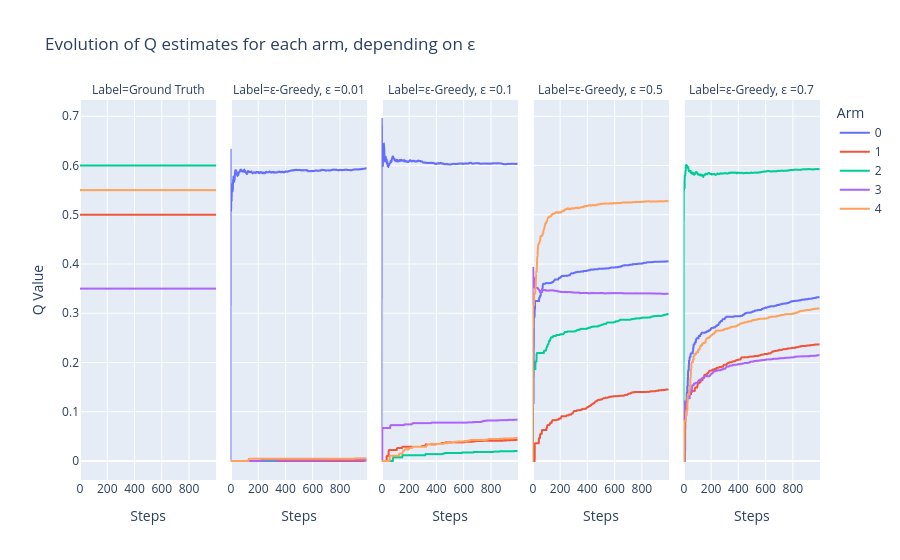

This figure's notebook cell:
### Code cell
def plot_Q_evolution(Q_t):
    """
    Plots the Q-values for each arm over time.
    Parameters:
    Q_t (DataFrame): DataFrame containing Q-values for each arm.    
    """
    Q_melt = Q_t.reset_index(names=["Steps"])\
       .melt(id_vars=["Steps","Label"], var_name="Arm", value_name="Q Value")
    fig = px.line(Q_melt, x="Steps", y="Q Value", color="Arm",
                  facet_col="Label",
                  #width=800, height=400
                  title=f"Evolution of Q estimates for each arm, depending on ε")
    fig.show()

plot_Q_evolution(Q_t_eps)

### Figure 1 — Plotly figure (JSON) as saved in the notebook; plotly's stock layout.template omitted (floating-point values rounded to 4 significant figures; data arrays with more than 128 entries replaced by an {"elided": "..."} marker saying what was removed)
{"data": [{"hovertemplate": "Arm=0<br>Label=Ground Truth<br>Steps=%{x}<br>Q Value=%{y}<extra></extra>", "legendgroup": "0", "line": {"color": "#636efa", "dash": "solid"}, "marker": {"symbol": "circle"}, "mode": "lines", "name": "0", "showlegend": true, "type": "scattergl", "x": {"elided": "1000 int values"}, "xaxis": "x", "y": {"elided": "1000 float values"}, "yaxis": "y"}, {"hovertemplate": "Arm=0<br>Label=ε-Greedy, ε =0.01<br>Steps=%{x}<br>Q Value=%{y}<extra></extra>", "legendgroup": "0", "line": {"color": "#636efa", "dash": "solid"}, "marker": {"symbol": "circle"}, "mode": "lines", "name": "0", "showlegend": false, "type": "scattergl", "x": {"elided": "1000 int values"}, "xaxis": "x2", "y": {"elided": "1000 float values"}, "yaxis": "y2"}, {"hovertemplate": "Arm=0<br>Label=ε-Greedy, ε =0.1<br>Steps=%{x}<br>Q Value=%{y}<extra></extra>", "legendgroup": "0", "line": {"color": "#636efa", "dash": "solid"}, "marker": {"symbol": "circle"}, "mode": "lines", "name": "0", "showlegend": false, "type": "scattergl", "x": {"elided": "1000 int values"}, "xaxis": "x3", "y": {"elided": "1000 float values"}, "yaxis": "y3"}, {"hovertemplate": "Arm=0<br>Label=ε-Greedy, ε =0.5<br>Steps=%{x}<br>Q Value=%{y}<extra></extra>", "legendgroup": "0", "line": {"color": "#636efa", "dash": "solid"}, "marker": {"symbol": "circle"}, "mode": "lines", "name": "0", "showlegend": false, "type": "scattergl", "x": {"elided": "1000 int values"}, "xaxis": "x4", "y": {"elided": "1000 float values"}, "yaxis": "y4"}, {"hovertemplate": "Arm=0<br>Label=ε-Greedy, ε =0.7<br>Steps=%{x}<br>Q Value=%{y}<extra></extra>", "legendgroup": "0", "line": {"color": "#636efa", "dash": "solid"}, "marker": {"symbol": "circle"}, "mode": "lines", "name": "0", "showlegend": false, "type": "scattergl", "x": {"elided": "1000 int values"}, "xaxis": "x5", "y": {"elided": "1000 float values"}, "yaxis": "y5"}, {"hovertemplate": "Arm=1<br>Label=Ground Truth<br>Steps=%{x}<br>Q Value=%{y}<extra></extra>", "legendgroup": "1", "line": {"color": "#EF553B", "dash": "solid"}, "marker": {"symbol": "circle"}, "mode": "lines", "name": "1", "showlegend": true, "type": "scattergl", "x": {"elided": "1000 int values"}, "xaxis": "x", "y": {"elided": "1000 float values"}, "yaxis": "y"}, {"hovertemplate": "Arm=1<br>Label=ε-Greedy, ε =0.01<br>Steps=%{x}<br>Q Value=%{y}<extra></extra>", "legendgroup": "1", "line": {"color": "#EF553B", "dash": "solid"}, "marker": {"symbol": "circle"}, "mode": "lines", "name": "1", "showlegend": false, "type": "scattergl", "x": {"elided": "1000 int values"}, "xaxis": "x2", "y": {"elided": "1000 float values"}, "yaxis": "y2"}, {"hovertemplate": "Arm=1<br>Label=ε-Greedy, ε =0.1<br>Steps=%{x}<br>Q Value=%{y}<extra></extra>", "legendgroup": "1", "line": {"color": "#EF553B", "dash": "solid"}, "marker": {"symbol": "circle"}, "mode": "lines", "name": "1", "showlegend": false, "type": "scattergl", "x": {"elided": "1000 int values"}, "xaxis": "x3", "y": {"elided": "1000 float values"}, "yaxis": "y3"}, {"hovertemplate": "Arm=1<br>Label=ε-Greedy, ε =0.5<br>Steps=%{x}<br>Q Value=%{y}<extra></extra>", "legendgroup": "1", "line": {"color": "#EF553B", "dash": "solid"}, "marker": {"symbol": "circle"}, "mode": "lines", "name": "1", "showlegend": false, "type": "scattergl", "x": {"elided": "1000 int values"}, "xaxis": "x4", "y": {"elided": "1000 float values"}, "yaxis": "y4"}, {"hovertemplate": "Arm=1<br>Label=ε-Greedy, ε =0.7<br>Steps=%{x}<br>Q Value=%{y}<extra></extra>", "legendgroup": "1", "line": {"color": "#EF553B", "dash": "solid"}, "marker": {"symbol": "circle"}, "mode": "lines", "name": "1", "showlegend": false, "type": "scattergl", "x": {"elided": "1000 int values"}, "xaxis": "x5", "y": {"elided": "1000 float values"}, "yaxis": "y5"}, {"hovertemplate": "Arm=2<br>Label=Ground Truth<br>Steps=%{x}<br>Q Value=%{y}<extra></extra>", "legendgroup": "2", "line": {"color": "#00cc96", "dash": "solid"}, "marker": {"symbol": "circle"}, "mode": "lines", "name": "2", "showlegend": true, "type": "scattergl", "x": {"elided": "1000 int values"}, "xaxis": "x", "y": {"elided": "1000 float values"}, "yaxis": "y"}, {"hovertemplate": "Arm=2<br>Label=ε-Greedy, ε =0.01<br>Steps=%{x}<br>Q Value=%{y}<extra></extra>", "legendgroup": "2", "line": {"color": "#00cc96", "dash": "solid"}, "marker": {"symbol": "circle"}, "mode": "lines", "name": "2", "showlegend": false, "type": "scattergl", "x": {"elided": "1000 int values"}, "xaxis": "x2", "y": {"elided": "1000 float values"}, "yaxis": "y2"}, {"hovertemplate": "Arm=2<br>Label=ε-Greedy, ε =0.1<br>Steps=%{x}<br>Q Value=%{y}<extra></extra>", "legendgroup": "2", "line": {"color": "#00cc96", "dash": "solid"}, "marker": {"symbol": "circle"}, "mode": "lines", "name": "2", "showlegend": false, "type": "scattergl", "x": {"elided": "1000 int values"}, "xaxis": "x3", "y": {"elided": "1000 float values"}, "yaxis": "y3"}, {"hovertemplate": "Arm=2<br>Label=ε-Greedy, ε =0.5<br>Steps=%{x}<br>Q Value=%{y}<extra></extra>", "legendgroup": "2", "line": {"color": "#00cc96", "dash": "solid"}, "marker": {"symbol": "circle"}, "mode": "lines", "name": "2", "showlegend": false, "type": "scattergl", "x": {"elided": "1000 int values"}, "xaxis": "x4", "y": {"elided": "1000 float values"}, "yaxis": "y4"}, {"hovertemplate": "Arm=2<br>Label=ε-Greedy, ε =0.7<br>Steps=%{x}<br>Q Value=%{y}<extra></extra>", "legendgroup": "2", "line": {"color": "#00cc96", "dash": "solid"}, "marker": {"symbol": "circle"}, "mode": "lines", "name": "2", "showlegend": false, "type": "scattergl", "x": {"elided": "1000 int values"}, "xaxis": "x5", "y": {"elided": "1000 float values"}, "yaxis": "y5"}, {"hovertemplate": "Arm=3<br>Label=Ground Truth<br>Steps=%{x}<br>Q Value=%{y}<extra></extra>", "legendgroup": "3", "line": {"color": "#ab63fa", "dash": "solid"}, "marker": {"symbol": "circle"}, "mode": "lines", "name": "3", "showlegend": true, "type": "scattergl", "x": {"elided": "1000 int values"}, "xaxis": "x", "y": {"elided": "1000 float values"}, "yaxis": "y"}, {"hovertemplate": "Arm=3<br>Label=ε-Greedy, ε =0.01<br>Steps=%{x}<br>Q Value=%{y}<extra></extra>", "legendgroup": "3", "line": {"color": "#ab63fa", "dash": "solid"}, "marker": {"symbol": "circle"}, "mode": "lines", "name": "3", "showlegend": false, "type": "scattergl", "x": {"elided": "1000 int values"}, "xaxis": "x2", "y": {"elided": "1000 float values"}, "yaxis": "y2"}, {"hovertemplate": "Arm=3<br>Label=ε-Greedy, ε =0.1<br>Steps=%{x}<br>Q Value=%{y}<extra></extra>", "legendgroup": "3", "line": {"color": "#ab63fa", "dash": "solid"}, "marker": {"symbol": "circle"}, "mode": "lines", "name": "3", "showlegend": false, "type": "scattergl", "x": {"elided": "1000 int values"}, "xaxis": "x3", "y": {"elided": "1000 float values"}, "yaxis": "y3"}, {"hovertemplate": "Arm=3<br>Label=ε-Greedy, ε =0.5<br>Steps=%{x}<br>Q Value=%{y}<extra></extra>", "legendgroup": "3", "line": {"color": "#ab63fa", "dash": "solid"}, "marker": {"symbol": "circle"}, "mode": "lines", "name": "3", "showlegend": false, "type": "scattergl", "x": {"elided": "1000 int values"}, "xaxis": "x4", "y": {"elided": "1000 float values"}, "yaxis": "y4"}, {"hovertemplate": "Arm=3<br>Label=ε-Greedy, ε =0.7<br>Steps=%{x}<br>Q Value=%{y}<extra></extra>", "legendgroup": "3", "line": {"color": "#ab63fa", "dash": "solid"}, "marker": {"symbol": "circle"}, "mode": "lines", "name": "3", "showlegend": false, "type": "scattergl", "x": {"elided": "1000 int values"}, "xaxis": "x5", "y": {"elided": "1000 float values"}, "yaxis": "y5"}, {"hovertemplate": "Arm=4<br>Label=Ground Truth<br>Steps=%{x}<br>Q Value=%{y}<extra></extra>", "legendgroup": "4", "line": {"color": "#FFA15A", "dash": "solid"}, "marker": {"symbol": "circle"}, "mode": "lines", "name": "4", "showlegend": true, "type": "scattergl", "x": {"elided": "1000 int values"}, "xaxis": "x", "y": {"elided": "1000 float values"}, "yaxis": "y"}, {"hovertemplate": "Arm=4<br>Label=ε-Greedy, ε =0.01<br>Steps=%{x}<br>Q Value=%{y}<extra></extra>", "legendgroup": "4", "line": {"color": "#FFA15A", "dash": "solid"}, "marker": {"symbol": "circle"}, "mode": "lines", "name": "4", "showlegend": false, "type": "scattergl", "x": {"elided": "1000 int values"}, "xaxis": "x2", "y": {"elided": "1000 float values"}, "yaxis": "y2"}, {"hovertemplate": "Arm=4<br>Label=ε-Greedy, ε =0.1<br>Steps=%{x}<br>Q Value=%{y}<extra></extra>", "legendgroup": "4", "line": {"color": "#FFA15A", "dash": "solid"}, "marker": {"symbol": "circle"}, "mode": "lines", "name": "4", "showlegend": false, "type": "scattergl", "x": {"elided": "1000 int values"}, "xaxis": "x3", "y": {"elided": "1000 float values"}, "yaxis": "y3"}, {"hovertemplate": "Arm=4<br>Label=ε-Greedy, ε =0.5<br>Steps=%{x}<br>Q Value=%{y}<extra></extra>", "legendgroup": "4", "line": {"color": "#FFA15A", "dash": "solid"}, "marker": {"symbol": "circle"}, "mode": "lines", "name": "4", "showlegend": false, "type": "scattergl", "x": {"elided": "1000 int values"}, "xaxis": "x4", "y": {"elided": "1000 float values"}, "yaxis": "y4"}, {"hovertemplate": "Arm=4<br>Label=ε-Greedy, ε =0.7<br>Steps=%{x}<br>Q Value=%{y}<extra></extra>", "legendgroup": "4", "line": {"color": "#FFA15A", "dash": "solid"}, "marker": {"symbol": "circle"}, "mode": "lines", "name": "4", "showlegend": false, "type": "scattergl", "x": {"elided": "1000 int values"}, "xaxis": "x5", "y": {"elided": "1000 float values"}, "yaxis": "y5"}], "layout": {"annotations": [{"font": {}, "showarrow": false, "text": "Label=Ground Truth", "x": 0.092, "xanchor": "center", "xref": "paper", "y": 1, "yanchor": "bottom", "yref": "paper"}, {"font": {}, "showarrow": false, "text": "Label=ε-Greedy, ε =0.01", "x": 0.296, "xanchor": "center", "xref": "paper", "y": 1, "yanchor": "bottom", "yref": "paper"}, {"font": {}, "showarrow": false, "text": "Label=ε-Greedy, ε =0.1", "x": 0.5, "xanchor": "center", "xref": "paper", "y": 1, "yanchor": "bottom", "yref": "paper"}, {"font": {}, "showarrow": false, "text": "Label=ε-Greedy, ε =0.5", "x": 0.704, "xanchor": "center", "xref": "paper", "y": 1, "yanchor": "bottom", "yref": "paper"}, {"font": {}, "showarrow": false, "text": "Label=ε-Greedy, ε =0.7", "x": 0.908, "xanchor": "center", "xref": "paper", "y": 1, "yanchor": "bottom", "yref": "paper"}], "legend": {"title": {"text": "Arm"}, "tracegroupgap": 0}, "title": {"text": "Evolution of Q estimates for each arm, depending on ε"}, "xaxis": {"anchor": "y", "domain": [0, 0.184], "title": {"text": "Steps"}}, "xaxis2": {"anchor": "y2", "domain": [0.204, 0.388], "matches": "x", "title": {"text": "Steps"}}, "xaxis3": {"anchor": "y3", "domain": [0.408, 0.592], "matches": "x", "title": {"text": "Steps"}}, "xaxis4": {"anchor": "y4", "domain": [0.612, 0.796], "matches": "x", "title": {"text": "Steps"}}, "xaxis5": {"anchor": "y5", "domain": [0.816, 1], "matches": "x", "title": {"text": "Steps"}}, "yaxis": {"anchor": "x", "domain": [0, 1], "title": {"text": "Q Value"}}, "yaxis2": {"anchor": "x2", "domain": [0, 1], "matches": "y", "showticklabels": false}, "yaxis3": {"anchor": "x3", "domain": [0, 1], "matches": "y", "showticklabels": false}, "yaxis4": {"anchor": "x4", "domain": [0, 1], "matches": "y", "showticklabels": false}, "yaxis5": {"anchor": "x5", "domain": [0, 1], "matches": "y", "showticklabels": false}}}
